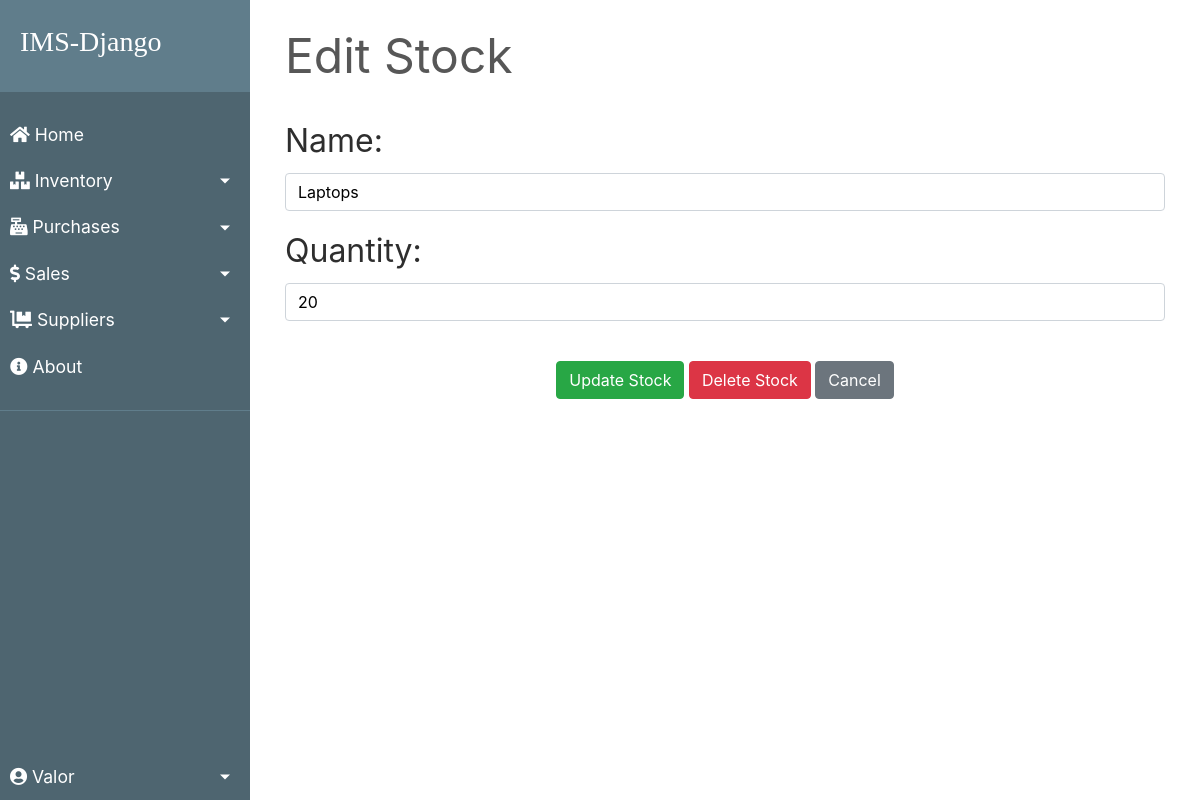
The page /inventory/stock/2/edit (signed in) on the database as committed earlier.
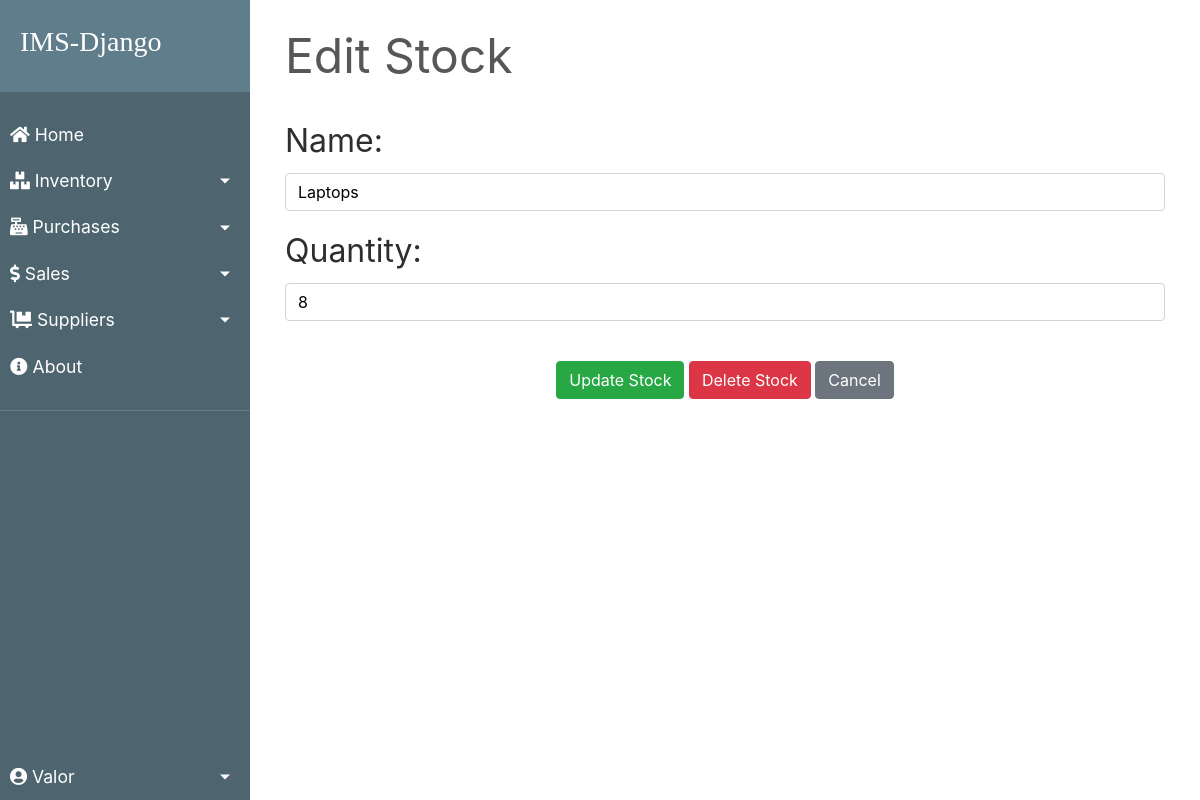
The same page on the database as committed later.
### inventory/models.py (models this page shows, shortened)
class Stock(models.Model):
    id = models.AutoField(primary_key=True)
    name = models.CharField(max_length=30, unique=True)
    quantity = models.IntegerField(default=1)
    is_deleted = models.BooleanField(default=False)

### inventory/views.py (the view)
# urls.py: path('stock/<pk>/edit', views.StockUpdateView.as_view(), name='edit-stock'),
class StockUpdateView(SuccessMessageMixin, UpdateView):                                 # updateview class to edit stock, mixin used to display message
    model = Stock                                                                       # setting 'Stock' model as model
    form_class = StockForm                                                              # setting 'StockForm' form as form
    template_name = "edit_stock.html"                                                   # 'edit_stock.html' used as the template
    success_url = '/inventory'                                                          # redirects to 'inventory' page in the url after submitting the form
    success_message = "Stock has been updated successfully"                             # displays message when form is submitted
    def get_context_data(self, **kwargs):                                               # used to send additional context
        context = super().get_context_data(**kwargs)
        context["title"] = 'Edit Stock'
        context["savebtn"] = 'Update Stock'
        context["delbtn"] = 'Delete Stock'
        return context

### inventory/forms.py
class StockForm(forms.ModelForm):
    def __init__(self, *args, **kwargs):                                                        # used to set css classes to the various fields
        super().__init__(*args, **kwargs)
        self.fields['name'].widget.attrs.update({'class': 'textinput form-control'})
        self.fields['quantity'].widget.attrs.update({'class': 'textinput form-control', 'min': '0'})
    class Meta:
        model = Stock
        fields = ['name', 'quantity']

### inventory/templates/edit_stock.html (shortened to what this page needs)
{% extends "base.html" %}
{% block content %}
    <div style="color:#575757; font-style: bold; font-size: 3rem; border-bottom: 1px solid white;">{{title}}</div>
    <br>
    <form method="post">
        <div class="form-group">
            <label for="{{ form.name.id_for_label }}">Name:</label>
            {{ form.name }}
        </div>
        <div class="form-group ">
            <label for="{{ form.quantity.id_for_label }}">Quantity:</label>
            {{ form.quantity }}
        </div>
        <br>
        <div class="align-middle">
            <button type="submit" class="btn btn-success">{{ savebtn }}</button>
            {% if delbtn %}
                <a href="{% url 'delete-stock' object.pk %}" class="btn  btn-danger"> Delete Stock </a>
            {% endif %}
            <a href="{% url 'inventory' %}" class="btn btn-secondary">Cancel</a>
        </div>
    </form>
{% endblock content %}

Rows that differ between the two databases and show on the page:
changed Stock "Laptops": quantity "20" → "8"
